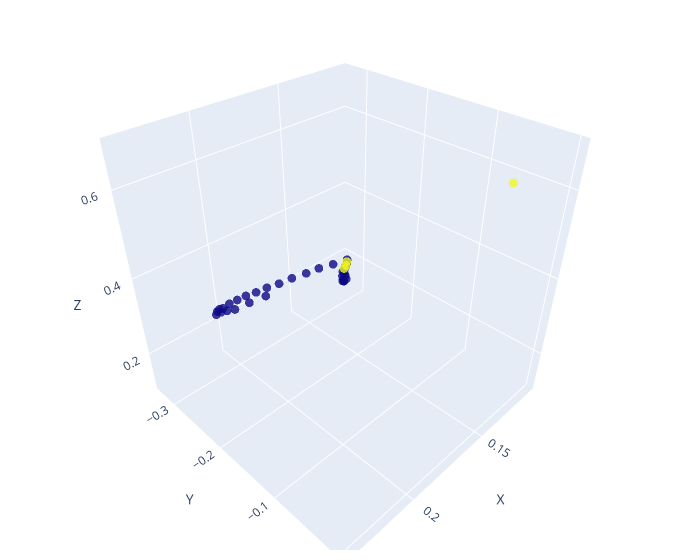

This figure's notebook cell:
### Code cell
import numpy as np
import plotly.graph_objects as go

# Sample 3D data
x, y, z = ee_pose[:, 0], ee_pose[:, 1], ee_pose[:, 2]
x, y, z = ee_pose[10:50, 0], ee_pose[10:50, 1], ee_pose[10:50, 2]

# Create a 3D scatter plot
fig = go.Figure(data=[go.Scatter3d(x=x, y=y, z=z, mode='markers',
                                   marker=dict(size=3,
                                               color=actions[:,-1]*-1, # z,  # set color to an array/list of desired values
                                               #colorscale='inferno',  # choose a colorscale
                                               opacity=0.8))])

# Make the plot interactive by allowing user to rotate, zoom, etc.
fig.update_layout(scene=dict(
                    xaxis_title='X',
                    yaxis_title='Y',
                    zaxis_title='Z'),
                  width=700,
                  margin=dict(r=20, b=10, l=10, t=10))

fig.show()

### Figure 1 — Plotly figure (JSON) as saved in the notebook; plotly's stock layout.template omitted (floating-point values rounded to 4 significant figures; data arrays with more than 128 entries replaced by an {"elided": "..."} marker saying what was removed)
{"data": [{"marker": {"color": {"elided": "24722 int values"}, "opacity": 0.8, "size": 3}, "mode": "markers", "type": "scatter3d", "x": [0.2315, 0.2349, 0.2377, 0.2376, 0.2369, 0.2357, 0.2318, 0.2275, 0.2223, 0.2158, 0.2083, 0.2005, 0.1917, 0.1823, 0.1718, 0.1603, 0.1475, 0.1356, 0.1226, 0.1093, 0.1097, 0.1102, 0.1109, 0.1106, 0.1116, 0.1106, 0.1103, 0.1103, 0.1103, 0.1103, 0.1103, 0.1103, 0.1111, 0.1089, 0.1098, 0.1116, 0.111, 0.1098, 0.1096, 0.1523], "y": [-0.1192, -0.1338, -0.1488, -0.1632, -0.1775, -0.192, -0.206, -0.2197, -0.2334, -0.2456, -0.2575, -0.2678, -0.2777, -0.2868, -0.2951, -0.3034, -0.3106, -0.3165, -0.321, -0.325, -0.3248, -0.3262, -0.3275, -0.328, -0.3295, -0.3294, -0.3296, -0.3296, -0.3296, -0.3296, -0.3296, -0.3296, -0.3302, -0.3278, -0.3278, -0.3285, -0.3273, -0.3257, -0.3248, 7.044e-08], "z": [0.5359, 0.5168, 0.4956, 0.4786, 0.4601, 0.4378, 0.4221, 0.4037, 0.3806, 0.3644, 0.3455, 0.3282, 0.3083, 0.2914, 0.2719, 0.2548, 0.2351, 0.2199, 0.2015, 0.1849, 0.1735, 0.1626, 0.1523, 0.1398, 0.1318, 0.1188, 0.1122, 0.1122, 0.1122, 0.1122, 0.1122, 0.1122, 0.1142, 0.1183, 0.131, 0.1475, 0.1577, 0.1667, 0.1797, 0.6838]}], "layout": {"margin": {"b": 10, "l": 10, "r": 20, "t": 10}, "scene": {"xaxis": {"title": {"text": "X"}}, "yaxis": {"title": {"text": "Y"}}, "zaxis": {"title": {"text": "Z"}}}, "width": 700}}
